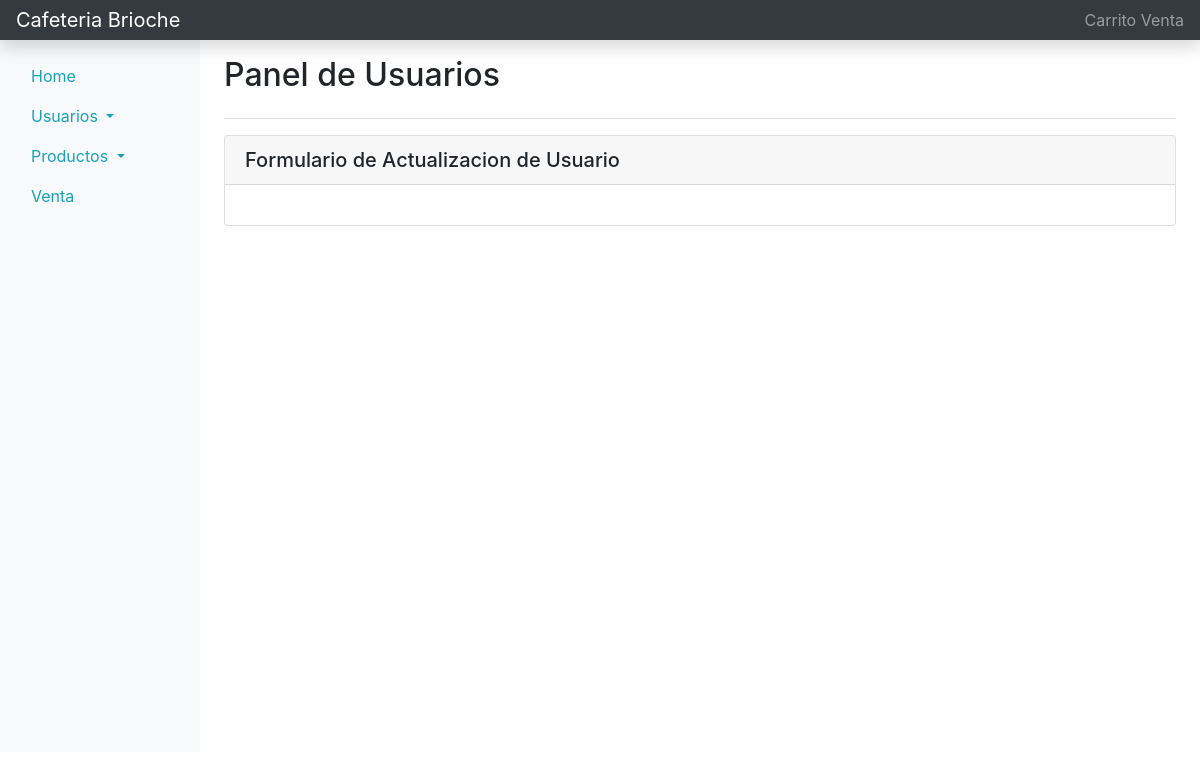
/usuario/actualizar/3, run on an earlier commit of the app's database.
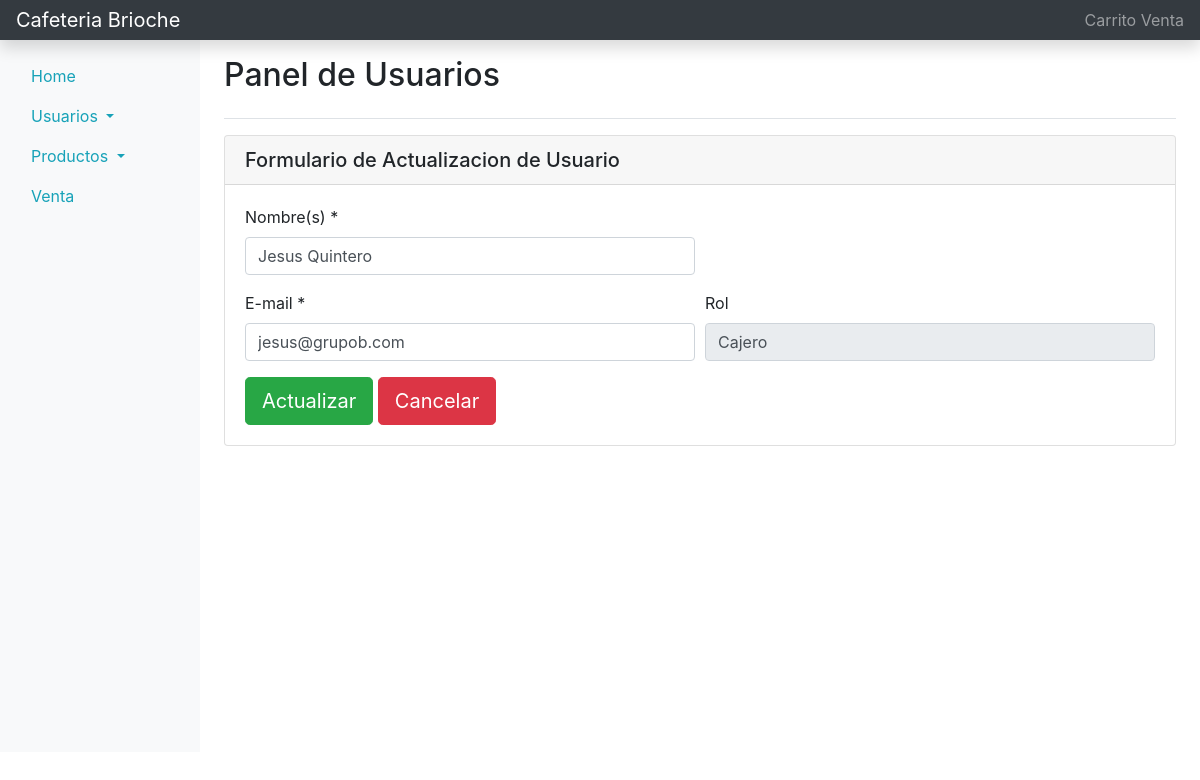
And on a later commit of the database.
### tables this page shows
CREATE TABLE USUARIOS (IDUSUARIO INTEGER PRIMARY KEY AUTOINCREMENT, NOMBRE VARCHAR (128) NOT NULL, CONTRASENA VARCHAR (64), CORREO VARCHAR (32) NOT NULL, ROL VARHCAR (16), ESTADO VARCHAR (16));

### Flask/app.py (the view)
@app.route("/usuario/actualizar/<string:id>", methods=['GET', 'POST'])
def actualizarUsuario(id):
    if request.method == 'POST':
        try:
            with sqlite3.connect("brioche.db") as con:
                cur = con.cursor()
                cur.execute("DELETE FROM USUARIOS WHERE IDUSUARIO = " + id)
                con.commit
        except:
            con.rollback()
        finally:
            return redirect("/usuario/modificar")
    else:
        con = sqlite3.connect("brioche.db")
        con.row_factory = sqlite3.Row
        cur = con.cursor()
        cur.execute("SELECT NOMBRE, CORREO, ROL FROM USUARIOS WHERE IDUSUARIO = "+ id )
        rows = cur.fetchall()
        return render_template('panel-usuarios-actualizar.html', rows = rows)

### Flask/templates/panel-usuarios-actualizar.html (shortened to what this page needs)
<!doctype html>
<html lang="es">
<head>
    <link rel="stylesheet" href="https://cdn.jsdelivr.net/npm/bootstrap@4.5.3/dist/css/bootstrap.min.css">
</head>
<body>
    <nav class="navbar navbar-dark sticky-top bg-dark flex-md-nowrap p-0 shadow">
      <a class="navbar-brand col-md-3 col-lg-2 mr-0 px-3" href="#">Cafeteria Brioche</a>
      <ul class="navbar-nav px-3">
        <li class="nav-item text-nowrap">
          <a href="#" class="nav-link">Carrito Venta</a>
        </li>
      </ul>
    </nav>
    <div class="container-fluid">
        <div class="row">
            <nav class="col-md-3 col-lg-2 d-md-block bg-light sidebar" id="sidebarMenu">
                <div class="sidebar-stiky pt-3">
                    <ul class="nav flex-column">
                        <li class="nav-item">
                            <a href="/home" class="nav-link">
                            <span data-feather="home">Home</span>
                            </a>
                        </li>
                        <li class="nav-item">
                            <a href="#userSubmenu" class="nav-link active dropdown-toggle" data-toggle="collapse" aria-expanded="false" class="dropdown-toggle">
                                <span data-feather="shopping-cart">Usuarios</span>
                            </a>
                        </li>
                        <li class="nav-item">
                            <a href="#homeSubmenu" class="nav-link active dropdown-toggle" data-toggle="collapse" aria-expanded="false" class="dropdown-toggle">
                                <span data-feather="shopping-cart">Productos</span>
                            </a>
                        </li>
                        <li class="nav-item">
                            <a href="/ventas" class="nav-link">
                            <span data-feather="home">Venta</span>
                            </a>
                        </li>
                    </ul>
                </div>
            </nav>
            <main role="main" class="col-md-9 ml-sm-auto col-lg-10 px-md-4">
                <div class="d-flex justify-content-between flex-wrap flex-md-nowrap align-items-center pt-3 pb-3 mb-3 border-bottom">
                    <h1 class="h2">Panel de Usuarios</h1>
                </div>
                <div class="card">
                    <h5 class="card-header">Formulario de Actualizacion de Usuario</h5>
                    <div class="card-body">
                      <form action="/usuario/modificar" method="post">
                        {% for row in rows %}
                            <div class="form-row">
                                <div class="form-group col-md-6">
                                    <label for="nombre">Nombre(s) *</label>
                                    <input type="text" name="nombre" id="nombre" class="form-control" placeholder="" value="{{row.NOMBRE}}" required/>
                                </div>
                            </div>
                            <div class="form-row">
                                <div class="form-group col-md-6">
                                    <label for="precio">E-mail *</label>
                                    <input type="email" name="email" id="email" class="form-control" placeholder="" value="{{row.CORREO}}" required/>
                                </div>
                                <div class="form-group col-md-6">
                                    <label for="precio">Rol</label>
                                    <input type="text" name="rol" id="rol" class="form-control" disabled value="{{row.ROL}}" required/>
                                </div>
                            </div>
                            <button type="submit" class="btn btn-success btn-lg">Actualizar</button>
                            <a href="/usuario/modificar" class="btn btn-danger btn-lg">Cancelar</a>
                        {% endfor %}
                      </form>
                    </div>
                </div>
            </main>
        </div>
    </div>
</body>
</html>

What changed in the data, as far as the page shows it:
added USUARIOS: nombre "Jesus Quintero", email "jesus@grupob.com", rol "Cajero"
